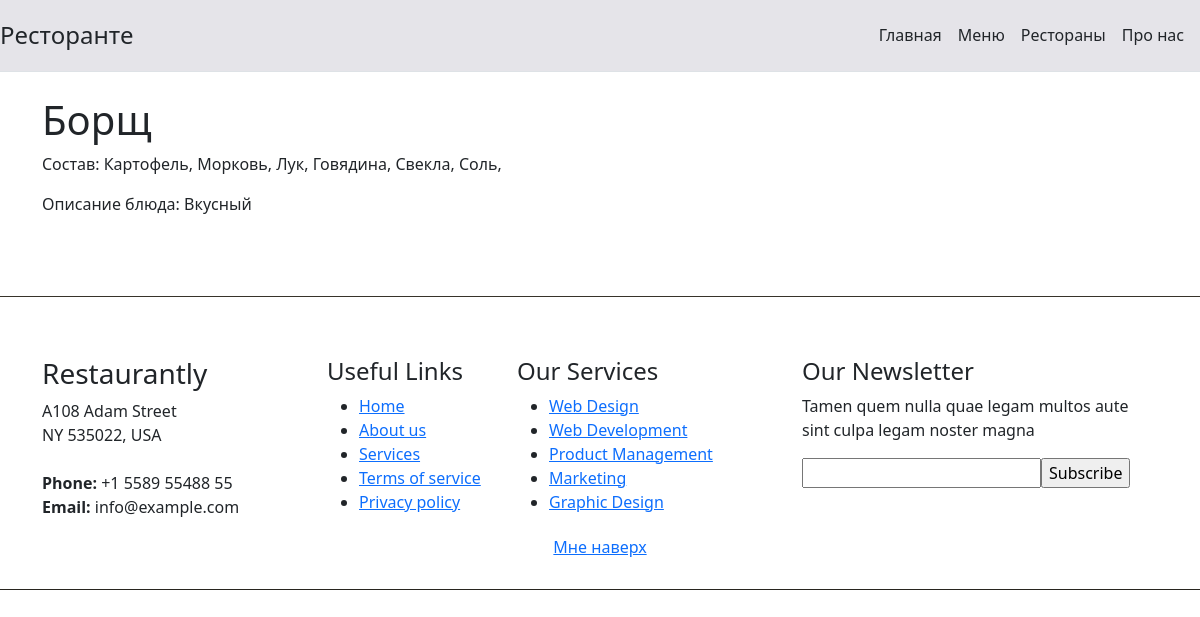
/dish?id=1, run on the app's committed database.
### app/models.py (models this page shows, shortened)
class Dish(models.Model):
    title = models.CharField(max_length=50, verbose_name="Название блюда")
    dish_type = models.ForeignKey('DishType', verbose_name="Тип блюда", on_delete=models.SET_NULL, null=True)
    description = models.TextField(verbose_name="Описание блюда", null=True)
    ingredient_list = models.ManyToManyField('Ingredient', verbose_name="Список ингредиентов")
    class Meta:
        verbose_name = u"Блюдо"
        verbose_name_plural = u"Список Блюд"

class Ingredient(models.Model):
    title = models.CharField(max_length=50, verbose_name="Название ингредиента")
    def __str__(self):
        return self.title
    class Meta:
        verbose_name = u"Ингредиент"
        verbose_name_plural = u"Ингредиенты"

### app/views.py (the view)
# urls.py: path('dish', views.dish, name='dish'),
def dish(request):
    dish_id = request.GET.get('id')
    dish = Dish.objects.get(pk__exact=dish_id)
    dish_title = dish.title
    context = {'title': dish_title, 'dish': dish}
    return render(request, 'app/dish.html', context)

### templates/app/dish.html (shortened to what this page needs)
{% extends "app/base.html" %}
{% block content %}
    <h1>{{ dish.title }}</h1>
    <p> Состав:
        {% for ingr in dish.ingredient_list.all %}
            {{ ingr }},
        {% endfor %}
    </p>
    <p> Описание блюда: {{ dish.description }} </p>
{% endblock %}

### data on the page
Dish: title "Борщ", description "Вкусный"
Ingredient: title "Картофель"
Ingredient: title "Морковь"
Ingredient: title "Лук"
Ingredient: title "Говядина"
Ingredient: title "Свекла"
Ingredient: title "Соль"
